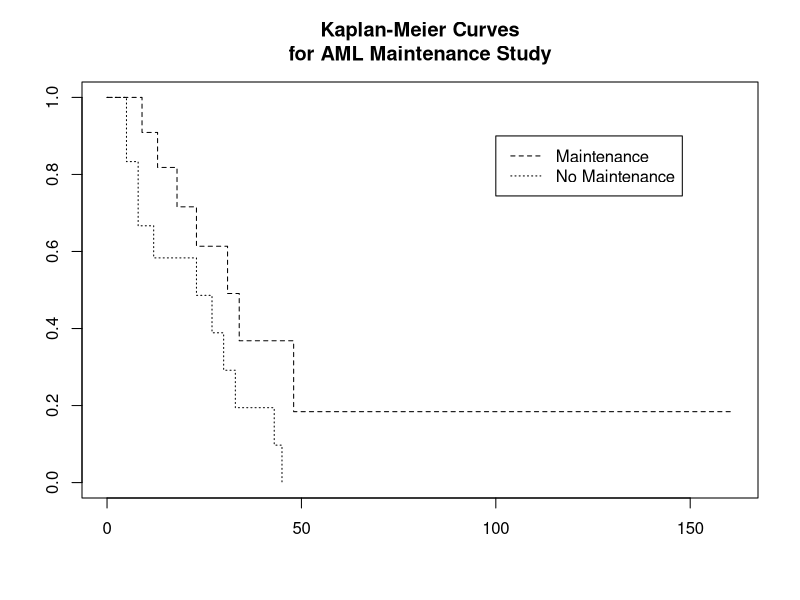
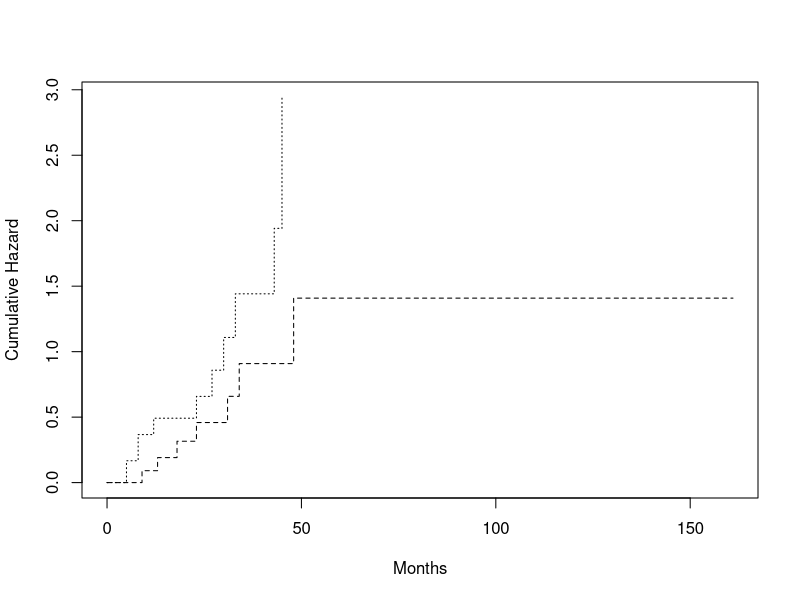
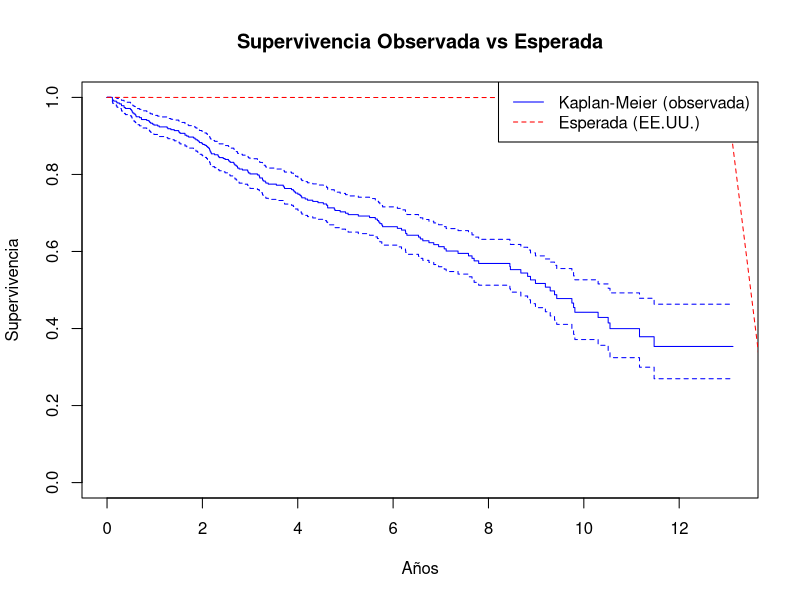
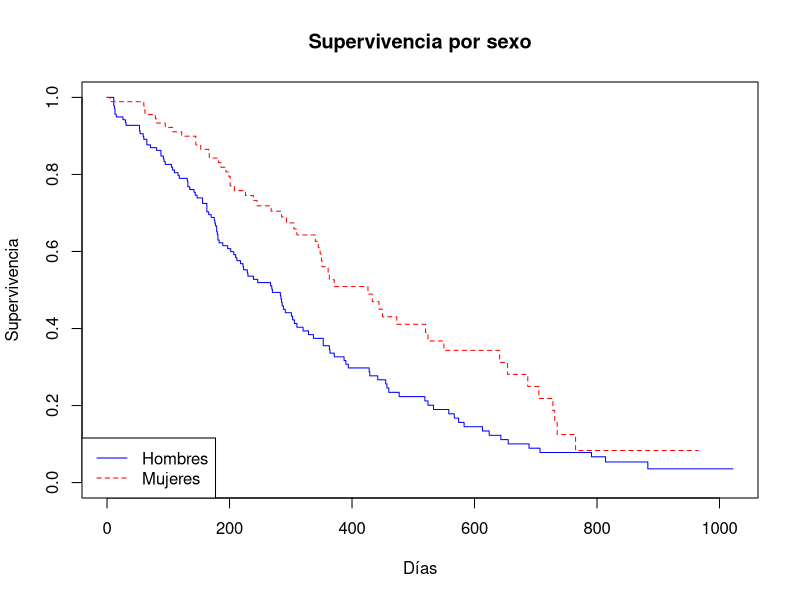
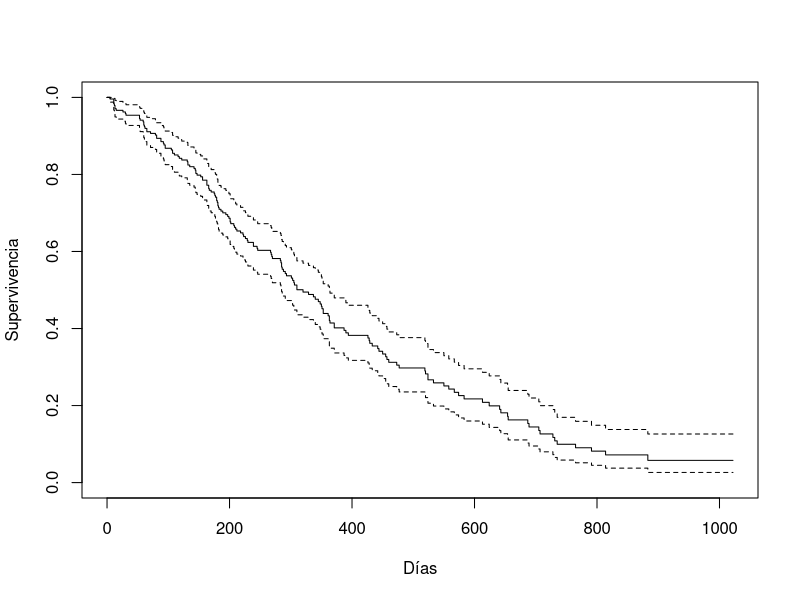
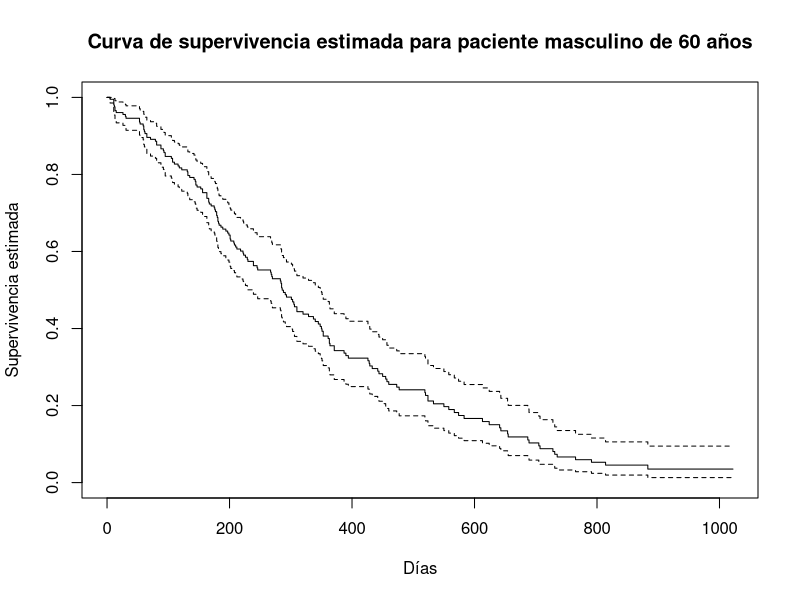
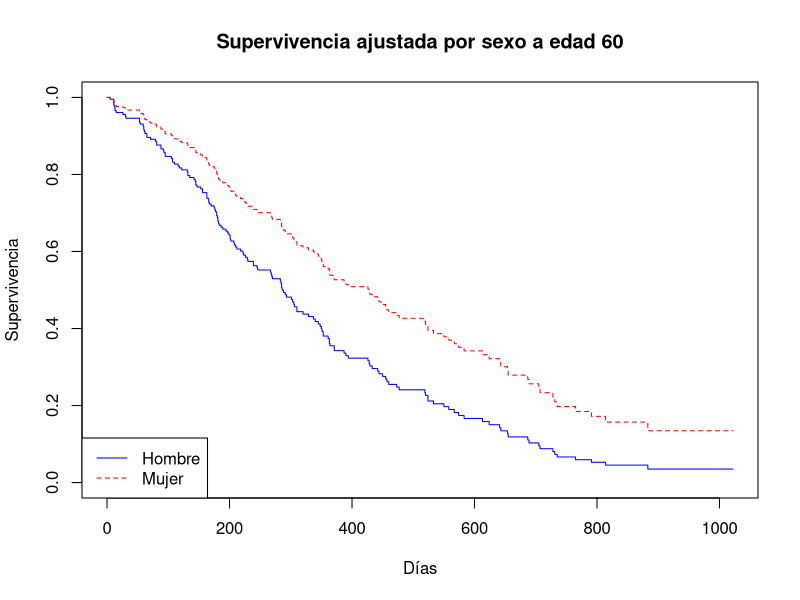
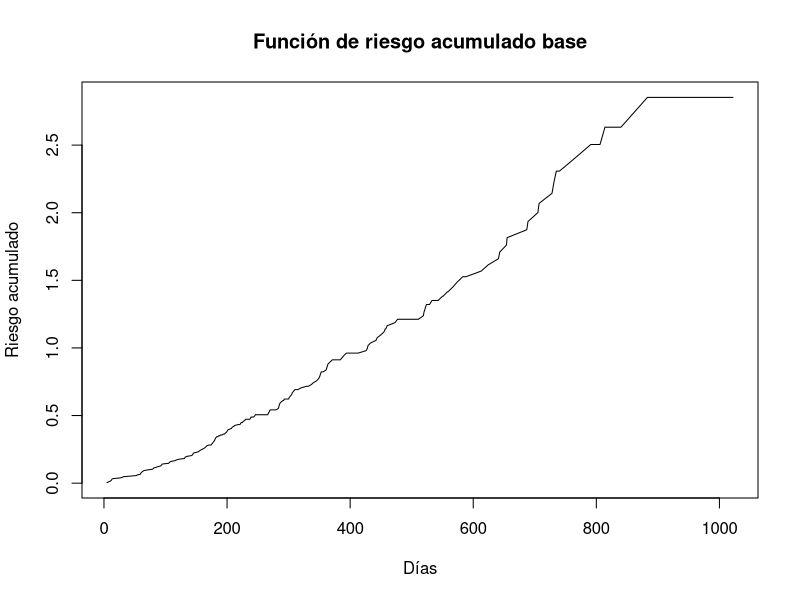

Write R code to recreate these figures, in order.
## ---- chunk 1

library(survival)

## ---- chunk 2


data(cancer, package="survival")
head(lung)
## ---- chunk 3

Surv(lung$time, lung$status) 
## ---- chunk 4

head(heart)
## ---- chunk 5

with(heart,Surv(start, stop, event))
## ---- chunk 6

head(aml)
leukemia.surv <- survfit(Surv(time, status) ~ x, data = aml)
plot(leukemia.surv, lty = 2:3)
legend(100,.9,c("Maintenance","No Maintenance"),lty=2:3)
title("Kaplan-Meier Curves\nfor AML Maintenance Study")
lsurv2<-survfit(Surv(time,status)~x,aml, type='fleming')
plot(lsurv2,lty=2:3,fun="cumhaz",xlab="Months",ylab="Cumulative Hazard")
## ---- chunk 7

head(pbc)
## ---- chunk 8
# Cargar librería y datos
library(survival)
data(pbc)

# Preparar las variables necesarias
pbc$age_years <- pbc$age                 # edad ya viene en años
pbc$year <- 1974                         # año promedio de inicio del estudio
pbc$sex <- factor(ifelse(pbc$sex == "m", "male", "female"))  # convertir a formato requerido

# Estimar supervivencia esperada usando la tabla de vida de EE.UU.
fit_exp <- survexp(Surv(time / 365.25, status == 2) ~ 1,
                   ratetable = survexp.us,
                   data = pbc,
                   times = seq(0, 15, by = 1),
                   cohort = TRUE)  # tiempos en años

# Mostrar resultados
fit_exp
## ---- chunk 9
# Estimar curva KM observada
fit_km <- survfit(Surv(time / 365.25, status == 2) ~ 1, data = pbc)

# Graficar ambas curvas
plot(fit_km, col = "blue", xlab = "Años", ylab = "Supervivencia", lty = 1,
     main = "Supervivencia Observada vs Esperada")
lines(fit_exp$time, fit_exp$surv, col = "red", lty = 2)

legend("topright", legend = c("Kaplan-Meier (observada)", "Esperada (EE.UU.)"),
       col = c("blue", "red"), lty = 1:2)
## ---- chunk 10

head(lung)
## ---- chunk 11

data(cancer, package = "survival")

# Comparar curvas por sexo con prueba log-rank (rho = 0)
survdiff(Surv(time, status == 2) ~ sex, data = lung)
## ---- chunk 12
# Prueba log-rank ponderada, con más peso a diferencias en tiempos tardíos
survdiff(Surv(time, status == 2) ~ sex, data = lung, rho = 1)
## ---- chunk 13
fit_km <- survfit(Surv(time, status == 2) ~ sex, data = lung)

plot(fit_km, col = c("blue", "red"), lty = 1:2,
     xlab = "Días", ylab = "Supervivencia",
     main = "Supervivencia por sexo")
legend("bottomleft", legend = c("Hombres", "Mujeres"),
       col = c("blue", "red"), lty = 1:2)
## ---- chunk 14
# Ajuste de modelo exponencial
fit_exp <- survreg(Surv(time, status == 2) ~ age + sex, data = lung, dist = "exponential")
summary(fit_exp)
## ---- chunk 15
# Ajuste con distribución log-normal
fit_ln <- survreg(Surv(time, status == 2) ~ age + sex, data = lung, dist = "lognormal")
summary(fit_ln)
## ---- chunk 16
AIC(fit_exp, fit_ln)
## ---- chunk 17
# Ajustar un modelo de Cox
fit_cox <- coxph(Surv(time, status == 2) ~ age + sex, data = lung)
summary(fit_cox)
## ---- chunk 18
exp(coef(fit_cox))        # hazard ratios
confint(fit_cox)          # intervalos de confianza
## ---- chunk 19
# Evaluar bondad de ajuste
cox.zph(fit_cox)          # prueba de proporcionalidad
plot(survfit(fit_cox), xlab = "Días", ylab = "Supervivencia")
## ---- chunk 20
# Ajustar modelo de Cox
fit_cox <- coxph(Surv(time, status == 2) ~ age + sex, data = lung)

# Estimar curva de supervivencia para un perfil específico
nuevo_paciente <- data.frame(age = 60, sex = 1)
fit_surv <- survfit(fit_cox, newdata = nuevo_paciente)

# Graficar la curva de supervivencia estimada
plot(fit_surv, xlab = "Días", ylab = "Supervivencia estimada",
     main = "Curva de supervivencia estimada para paciente masculino de 60 años")
## ---- chunk 21
# Mostrar una tabla resumen con tiempo y supervivencia estimada
head(data.frame(
  Tiempo = fit_surv$time,
  Supervivencia = round(fit_surv$surv, 4),
  `Límite inferior` = round(fit_surv$lower, 4),
  `Límite superior` = round(fit_surv$upper, 4)
), 10)
## ---- chunk 22
nuevo_pacientes <- data.frame(
  age = c(60, 60),
  sex = c(1, 2)  # hombre vs mujer
)

fit_comparado <- survfit(fit_cox, newdata = nuevo_pacientes)
plot(fit_comparado, col = c("blue", "red"), lty = 1:2,
     xlab = "Días", ylab = "Supervivencia",
     main = "Supervivencia ajustada por sexo a edad 60")
legend("bottomleft", legend = c("Hombre", "Mujer"),
       col = c("blue", "red"), lty = 1:2)
## ---- chunk 23
# Ajustar modelo de Cox
fit_cox <- coxph(Surv(time, status == 2) ~ age + sex, data = lung)

# Extraer riesgo acumulado base
haz_base <- basehaz(fit_cox, centered = TRUE)
## ---- chunk 24
# Mostrar primeras filas como tabla
head(data.frame(
  Tiempo = haz_base$time,
  `Riesgo acumulado` = round(haz_base$hazard, 4)
), 10)
## ---- chunk 25
# Graficar función de riesgo acumulado base
plot(haz_base$time, haz_base$hazard, type = "l",
     xlab = "Días", ylab = "Riesgo acumulado",
     main = "Función de riesgo acumulado base")
## ---- chunk 26
# Ajustar modelo de Cox
fit_cox <- coxph(Surv(time, status == 2) ~ age + sex, data = lung)

# Calcular residuos de martingala
res_mart <- residuals(fit_cox, type = "martingale")
## ---- chunk 27
# Mostrar los primeros residuos de martingala
head(data.frame(
  ID = 1:length(res_mart),
  `Residuo martingala` = round(res_mart, 4)
), 10)
## ---- chunk 28
# Residuo martingala vs edad
plot(lung$age, res_mart, xlab = "Edad", ylab = "Residuo de martingala",
     main = "Diagnóstico de ajuste (edad vs residuo)")
abline(h = 0, lty = 2, col = "gray")
## ---- chunk 29
# Ajustar modelo de Cox
fit_cox <- coxph(Surv(time, status == 2) ~ age + sex, data = lung)

# Evaluar el supuesto de riesgos proporcionales
zph_test <- cox.zph(fit_cox)
zph_test
## ---- chunk 30
# Gráfico de residuos de Schoenfeld
plot(zph_test, var = "age", resid = TRUE,
     xlab = "Tiempo transformado", ylab = "Residuo de Schoenfeld",
     main = "Evaluación de proporcionalidad para 'age'")
abline(h = 0, col = "red", lty = 2)
## ---- chunk 31
# Otro ejemplo: para 'sex'
plot(zph_test, var = "sex", resid = TRUE,
     main = "Evaluación de proporcionalidad para 'sex'")
## ---- chunk 32
# Modelo con estratificación por institución
fit_strat <- coxph(Surv(time, status == 2) ~ age + strata(inst), data = lung)
summary(fit_strat)
## ---- chunk 33
fit_no_strat <- coxph(Surv(time, status == 2) ~ age + inst, data = lung)
## ---- chunk 34
plot(survfit(fit_strat), col = 1:3, lty = 1,
     xlab = "Días", ylab = "Supervivencia",
     main = "Curvas estratificadas por institución")
legend("bottomleft", legend = levels(factor(lung$inst)), col = 1:3, lty = 1)
